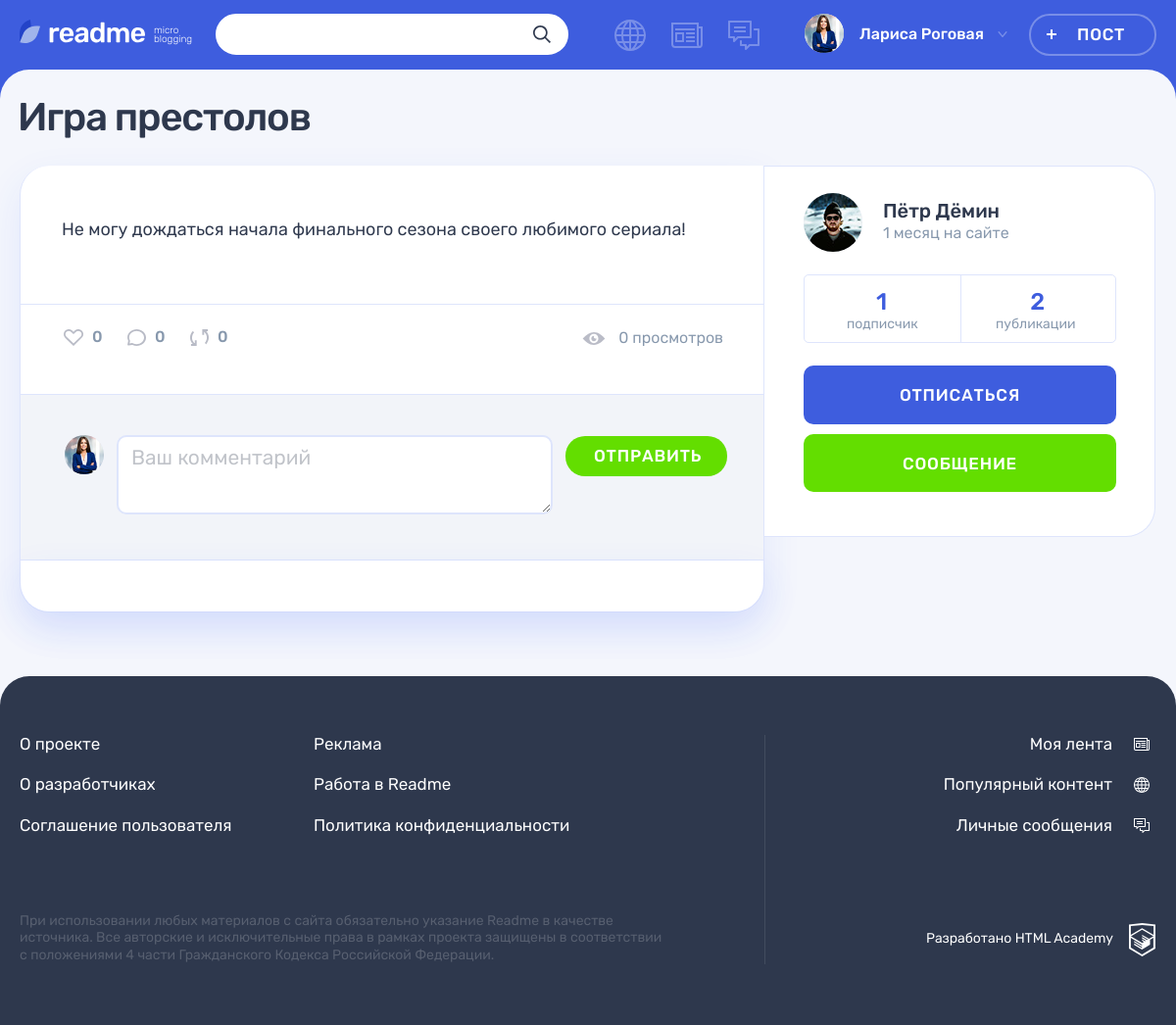
The page /post.php?id=2 (signed in) on the database its author committed.
### tables this page shows
CREATE TABLE post (
	id INT UNSIGNED AUTO_INCREMENT PRIMARY KEY,
	dt_add TIMESTAMP NOT NULL DEFAULT CURRENT_TIMESTAMP(),
	title VARCHAR(128) NOT NULL,
	text_content TEXT,
	quote_author VARCHAR(128),
	image_path VARCHAR(128),
	video_path VARCHAR(128),
	link VARCHAR(128),
	show_count INT UNSIGNED NOT NULL DEFAULT 0,
	is_repost BOOLEAN NOT NULL DEFAULT 0,
	author_id INT UNSIGNED NOT NULL,
	origin_post_id INT UNSIGNED,
	content_type_id INT UNSIGNED NOT NULL,
	FOREIGN KEY (author_id) REFERENCES user(id),
	FOREIGN KEY (origin_post_id) REFERENCES post(id),
	FOREIGN KEY (content_type_id) REFERENCES content_type(id),
	FULLTEXT INDEX post_ft_search(title, text_content)
);

CREATE TABLE input (
	id INT UNSIGNED AUTO_INCREMENT PRIMARY KEY,
	label VARCHAR(128),
	type VARCHAR(128),
	name VARCHAR(128) NOT NULL,
	placeholder VARCHAR(128),
	required BOOLEAN
);

CREATE TABLE user (
	id INT UNSIGNED AUTO_INCREMENT PRIMARY KEY,
	dt_add TIMESTAMP NOT NULL DEFAULT CURRENT_TIMESTAMP(),
	email VARCHAR(128) NOT NULL,
	login VARCHAR(128) NOT NULL,
	password CHAR(64) NOT NULL,
	avatar_path VARCHAR(128),
	UNIQUE INDEX email(email)
);

### helpers.php (called while the page is built, shortened)
<?php
function get_noun_plural_form(int $number, string $one, string $two, string $many): string
{
    $number = (int)$number;
    $mod10 = $number % 10;
    $mod100 = $number % 100;
    switch (true) {
        case ($mod10 === 1):
            return $one;
        case ($mod10 >= 2 && $mod10 <= 4):
            return $two;
        default:
            return $many;
    }
}
function include_template($name, array $data = [])
{
    $name = 'templates/' . $name;
    extract($data);
    require $name;
    $result = ob_get_clean();
    return $result;
}

### functions.php (called while the page is built, shortened)
<?php
function get_mysqli_result(mysqli $link, string $sql, string $result_type = 'all') {
    if (!$result = mysqli_query($link, $sql)) {
        update_errors_log($link, $sql, 'mysql_errors.txt');
        http_response_code(500);
        exit;
    } elseif ($result_type === 'all') {
        $result = mysqli_fetch_all($result, MYSQLI_ASSOC);
    } elseif ($result_type === 'assoc') {
        $result = mysqli_fetch_assoc($result);
    }
    return $result;
}
function esc(string $str) : string {
    $text = htmlspecialchars($str);
    return $text;
}
function get_relative_time(string $date) : string {
    $ts_diff = time() - strtotime($date);
    if ($ts_diff < 60) {
        $relative_time = "$ts_diff " . get_noun_plural_form($ts_diff, 'секунда', 'секунды', 'секунд');
    } elseif ($ts_diff < 3600) {
        $minutes = floor($ts_diff / 60);
        $relative_time = "$minutes " . get_noun_plural_form($minutes, 'минута', 'минуты', 'минут');
    } elseif ($ts_diff < 86400) {
        $hours = floor($ts_diff / 3600);
        $relative_time = "$hours " . get_noun_plural_form($hours, 'час', 'часа', 'часов');
    } elseif ($ts_diff < 604800) {
        $days = floor($ts_diff / 86400);
        $relative_time = "$days " . get_noun_plural_form($days, 'день', 'дня', 'дней');
    } elseif ($ts_diff < 3024000) {
        $weeks = floor($ts_diff / 604800);
        $relative_time = "$weeks " . get_noun_plural_form($weeks, 'неделя', 'недели', 'недель');
    } elseif ($ts_diff >= 3024000) {
        $dt_diff = date_diff(date_create($date), date_create('now'));
        $months = date_interval_format($dt_diff, '%m');
        $relative_time = "$months " . get_noun_plural_form($months, 'месяц', 'месяца', 'месяцев');
    }
    return $relative_time;
}
function validate_post(mysqli $link, int $post_id) : int {
    $sql = "SELECT id FROM post WHERE id = $post_id";
    $result = get_mysqli_result($link, $sql, false);
    return $post_id;
}
function get_likes_indicator_class(mysqli $link, int $post_id) : string {
    $user_id = intval($_SESSION['user']['id']);
    $sql = "SELECT id FROM post_like WHERE post_id = $post_id AND author_id = $user_id";
    $result = get_mysqli_result($link, $sql, false);
    return mysqli_num_rows($result) ? ' post__indicator--likes-active' : '';
}
function get_subscription_status(mysqli $link, int $profile_id) : bool {
    $user_id = intval($_SESSION['user']['id']);
    $sql = "SELECT id FROM subscription WHERE author_id = $user_id AND user_id = $profile_id";
    $result = get_mysqli_result($link, $sql, false);
    return boolval(mysqli_num_rows($result));
}
function get_likes_count(mysqli $link, int $post_id) : int {
    $sql = "SELECT COUNT(id) FROM post_like WHERE post_id = $post_id";
    $likes_count = get_mysqli_result($link, $sql, 'assoc')['COUNT(id)'];
    return $likes_count;
}
function get_comment_count(mysqli $link, int $post_id) : int {
    $sql = "SELECT COUNT(id) FROM comment WHERE post_id = $post_id";
    $comment_count = get_mysqli_result($link, $sql, 'assoc')['COUNT(id)'];
    return $comment_count;
}
function get_repost_count(mysqli $link, int $post_id) : int {
    $sql = "SELECT COUNT(id) FROM post WHERE origin_post_id = $post_id";
    $repost_count = get_mysqli_result($link, $sql, 'assoc')['COUNT(id)'];
    return $repost_count;
}
function get_show_count(int $show_count) : string {
    $result = "$show_count " . get_noun_plural_form($show_count, 'просмотр', 'просмотра', 'просмотров');
    return $result;
}
function get_subscriber_count(mysqli $link, int $user_id, bool $numeric_value = false) : string {
    $sql = "SELECT COUNT(id) FROM subscription WHERE user_id = $user_id";
    $subscriber_count = get_mysqli_result($link, $sql, 'assoc')['COUNT(id)'];
    if ($numeric_value) {
        return $subscriber_count;
    }
    return get_noun_plural_form($subscriber_count, ' подписчик', ' подписчика', ' подписчиков');
}
function get_publication_count(mysqli $link, int $user_id, bool $numeric_value = false) : string {
    $sql = "SELECT COUNT(*) FROM post WHERE author_id = $user_id";
    $publication_count = get_mysqli_result($link, $sql, 'assoc')['COUNT(*)'];
    if ($numeric_value) {
        return $publication_count;
    }
    return get_noun_plural_form($publication_count, ' публикация', ' публикации', ' публикаций');
}

### templates/post.php (the view, shortened to what this page needs)
<div class="container">
    <h1 class="page__title page__title--publication"><?= esc($post['title']) ?></h1>
    <section class="post-details">
        <div class="post-details__wrapper post-<?= esc($post['class_name']) ?>">
            <div class="post-details__main-block post post--details" style="border-top: none; border-top-right-radius: 0;">
                <?php if ($post['class_name'] === 'quote'): ?>
                <div class="post__main">
                    <?= include_template('inc/post-quote.php', ['post' => $post]) ?>
                </div>
                <?php elseif ($post['class_name'] === 'link'): ?>
                <?= include_template('inc/post-link.php', ['post' => $post]) ?>
                <?php elseif ($post['class_name'] === 'photo'): ?>
                <?= include_template('inc/post-photo.php', ['post' => $post]) ?>
                <?php elseif ($post['class_name'] === 'video'): ?>
                <?= include_template('inc/post-video.php', ['post' => $post]) ?>
                <?php elseif ($post['class_name'] === 'text'): ?>
                <div class="post__main" style="padding: 54px 0 63px; border-bottom: 1px solid #dee5fc;">
                    <?= include_template('inc/post-text.php', ['post' => $post]) ?>
                </div>
                <?php endif; ?>
                <div class="post__indicators">
                    <div class="post__buttons">
                        <a class="post__indicator post__indicator--likes<?= get_likes_indicator_class($link, $post['id']) ?> button" href="/like.php?id=<?= $post['id'] ?>" title="Лайк">
                            <svg class="post__indicator-icon" width="20" height="17">
                                <use xlink:href="#icon-heart"></use>
                            </svg>
                            <span><?= get_likes_count($link, $post['id']) ?></span>
                        </a>
                        <a class="post__indicator post__indicator--comments button" href="#" title="Комментарии">
                            <svg class="post__indicator-icon" width="19" height="17">
                                <use xlink:href="#icon-comment"></use>
                            </svg>
                            <span><?= get_comment_count($link, $post['id']) ?></span>
                        </a>
                        <a class="post__indicator post__indicator--repost button" href="#" title="Репост">
                            <svg class="post__indicator-icon" width="19" height="17">
                                <use xlink:href="#icon-repost"></use>
                            </svg>
                            <span><?= get_repost_count($link, $post['id']) ?></span>
                        </a>
                    </div>
                    <span class="post__view"><?= get_show_count($post['show_count']) ?></span>
                </div>
                <div class="comments">
                    <form class="comments__form form" action="/post.php?id=<?= $post['id'] ?>" method="post">
                        <div class="comments__my-avatar">
                            <?php if (!empty($_SESSION['user']['avatar_path'])): ?>
                            <?php $style = 'width: 40px; height: 40px; object-fit: cover;'; ?>
                            <img style="<?= $style ?>" class="comments__picture" src="uploads/<?= esc($_SESSION['user']['avatar_path']) ?>" width="40" height="40" alt="Аватар пользователя">
                            <?php endif; ?>
                        </div>
                        <?php $input = $inputs['comment'] ?>
                        <?php $classname = isset($errors[$input['name']][0]) ? ' form__input-section--error' : ''; ?>
                        <div class="form__input-section<?= $classname ?>">
                            <textarea class="comments__textarea form__textarea form__input" name="<?= esc($input['name']) ?>" placeholder="<?= esc($input['placeholder']) ?>"><?= esc(get_post_value($input['name'])) ?></textarea>
                        </div>
                        <button class="comments__submit button button--green" type="submit">Отправить</button>
                    </form>
                    <div class="comments__list-wrapper">
                    </div>
                </div>
            </div>
            <div class="post-details__user user">
                <div class="post-details__user-info user__info">
                    <a class="post-details__avatar-link user__avatar-link" href="/profile.php?id=<?= esc($post['author_id']) ?>&tab=posts">
                        <div class="post-details__avatar user__avatar">
                            <?php if (!empty($post['avatar_path'])): ?>
                            <?php $style = 'width: 60px; height: 60px; object-fit: cover;'; ?>
                            <img style="<?= $style ?>" class="post-details__picture user__picture" src="uploads/<?= esc($post['avatar_path']) ?>" alt="Аватар пользователя">
                            <?php endif; ?>
                        </div>
                    </a>
                    <div class="post-details__name-wrapper user__name-wrapper">
                        <a class="post-details__name user__name" href="/profile.php?id=<?= esc($post['author_id']) ?>&tab=posts">
                            <span><?= esc($post['author']) ?></span>
                        </a>
                        <time class="post-details__time user__time" datetime="<?= esc($post['dt_reg']) ?>"><?= get_relative_time($post['dt_reg']) ?> на сайте</time>
                    </div>
                </div>
                <div class="post-details__rating user__rating">
                    <p class="post-details__rating-item user__rating-item user__rating-item--subscribers">
                        <span class="post-details__rating-amount user__rating-amount"><?= get_subscriber_count($link, $post['author_id'], true) ?></span>
                        <span class="post-details__rating-text user__rating-text"><?= get_subscriber_count($link, $post['author_id']) ?></span>
                    </p>
                    <p class="post-details__rating-item user__rating-item user__rating-item--publications">
                        <span class="post-details__rating-amount user__rating-amount"><?= get_publication_count($link, $post['author_id'], true) ?></span>
                        <span class="post-details__rating-text user__rating-text"><?= get_publication_count($link, $post['author_id']) ?></span>
                    </p>
                </div>
                <div class="post-details__user-buttons user__buttons">
                    <?php if ($post['author_id'] !== $_SESSION['user']['id']): ?>
                    <?php $button_text = get_subscription_status($link, $post['author_id']) ? 'Отписаться' : 'Подписаться'; ?>
                    <a class="user__button user__button--subscription button button--main" href="/subscription.php?id=<?= esc($post['author_id']) ?>"><?= $button_text ?></a>
                    <?php if (get_subscription_status($link, $post['author_id'])): ?>
                    <a class="user__button user__button--writing button button--green" href="/messages.php?contact=<?= esc($post['author_id']) ?>">Сообщение</a>
                    <?php endif; ?>
                    <?php endif; ?>
                </div>
            </div>
        </div>
    </section>
</div>

### templates/inc/post-text.php
<?php if (isset($post['display_mode']) && $post['display_mode'] === 'details'): ?>
<p style="margin: 0;"><?= nl2br(esc($post['text_content']), false) ?></p>
<?php elseif (isset($post['display_mode']) && $post['display_mode'] === 'feed'): ?>
<?= nl2br(get_text_content(esc($post['text_content']), $post['id']), false) ?>
<?php else: ?>
<?= nl2br(get_text_content(esc($post['text_content']), $post['id'], true), false) ?>
<?php endif; ?>

### rows shown on the page
post: title "Игра престолов", text_content "Не могу дождаться начала финального сезона своего любимого сериала!", show_count "0 просмотров", author.avatar_path (picture), author.login "Пётр Дёмин", author.dt_add "1 месяц", author "2"
input: comment "Ваш комментарий"

### other values the page prints
$_SESSION['user']['login'] "Лариса Роговая"
get_likes_count($link, $post['id']) "0"
get_comment_count($link, $post['id']) "0"
get_repost_count($link, $post['id']) "0"
get_subscriber_count($link, $post['author_id'], true) "1"
get_subscriber_count($link, $post['author_id']) "подписчик"
get_publication_count($link, $post['author_id']) "публикации"
$button_text "ОТПИСАТЬСЯ"
